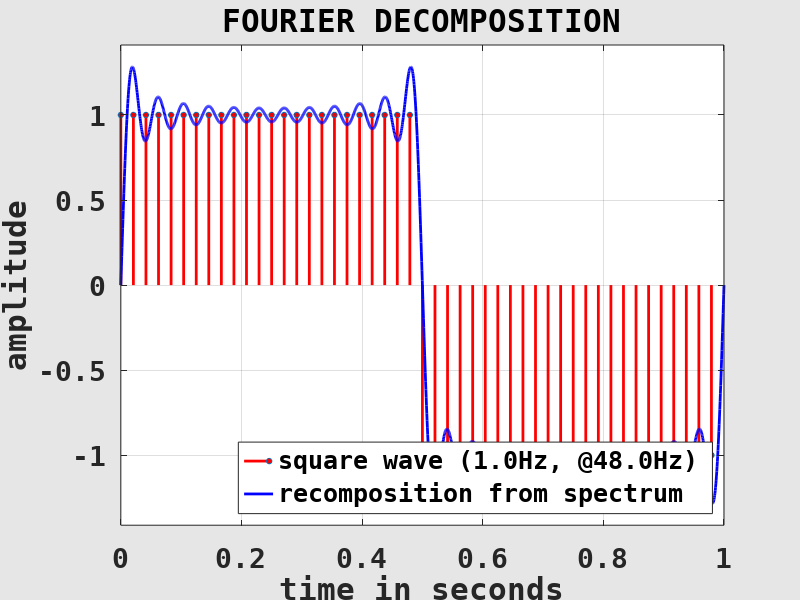
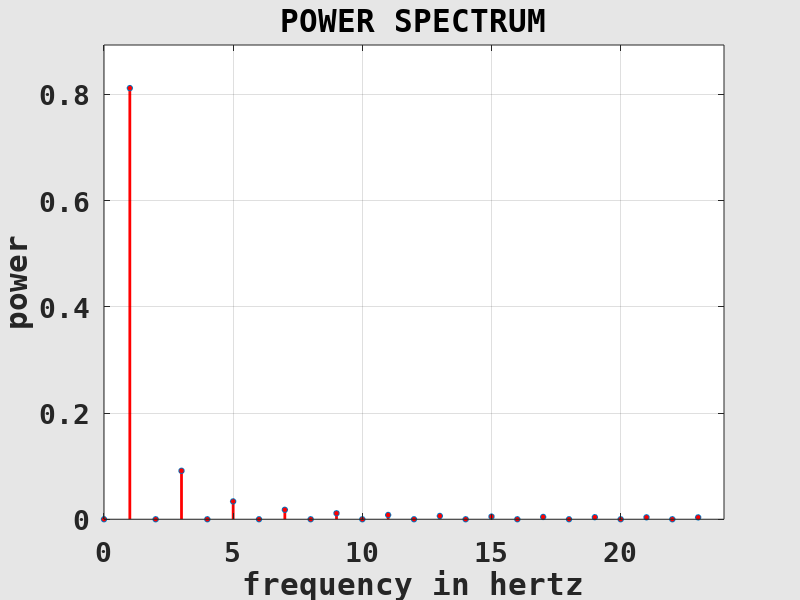

Here is the MATLAB script that generated these plots, in order:
clearvars( '-except', '-regexp', '^fig\d*$' );

	% -----------------------------------------------------------------------
	% a discrete test signal (square wave with frequency f and length L)
	% -----------------------------------------------------------------------
f = 1;
L = 1; % length in seconds, EXERCISE!

fS = 48; % sampling rate, EXERCISE!
N = floor( L * fS );

ti = (0:N-1) / fS; % quantized time values
xi = 2*(2*floor( f * ti ) - floor( 2*f * ti ) + 1) - 1; % quantized square wave

	% -----------------------------------------------------------------------
	% Fourier transform the test signal
	% -----------------------------------------------------------------------
fNy = fS / 2; % Nyquist frequency

Xk = fft( xi ) / N; % complex Fourier coefficients

fk = (0:N-1) / N * fS; % frequency values
fk(fk >= fNy) = fk(fk >= fNy) - fS; % imply negative frequencies

	% -----------------------------------------------------------------------
	% compute the power spectral density (aka power spectrum)
	% -----------------------------------------------------------------------
Pk = abs( Xk ) .^ 2;

Pk(fk < 0) = []; % remove negative frequency components
fk(fk < 0) = [];

Pk(2:end) = 2 * Pk(2:end); % rescale to match total power
Xk = [sqrt( Pk(1) ), 2 * sqrt( Pk(2:end) / 2 )];

	% -----------------------------------------------------------------------
	% re-composite signal from spectrum
	% THIS PART IS NOT IMPORTANT FOR FOLLOWING THE LECTURE!
	% -----------------------------------------------------------------------
dt = 1 / 2000; % temporal resolution
t = linspace( 0, L, L / dt );

xr = zeros( 1, numel( t ) );
for j = 1:numel( Xk )
	xr = xr + Xk(j) * sin( 2*pi*fk(j) * t );
end

	% -----------------------------------------------------------------------
	% plot Fourier decomposition
	% THIS PART IS NOT IMPORTANT FOR FOLLOWING THE LECTURE!
	% -----------------------------------------------------------------------
if exist( 'fig1', 'var' ) ~= 1 || ~ishandle( fig1 ) % prepare figure window
	fig1 = figure( ...
		'Color', [0.9, 0.9, 0.9], 'InvertHardcopy', 'off', ...
		'PaperPosition', [0, 0, 8, 6], ...
		'defaultAxesFontName', 'DejaVu Sans Mono', 'defaultAxesFontSize', 20, 'defaultAxesFontWeight', 'bold', ...
		'defaultAxesNextPlot', 'add', ...
		'defaultAxesBox', 'on', 'defaultAxesLayer', 'top', ...
		'defaultAxesXGrid', 'on', 'defaultAxesYGrid', 'on' );
end

figure( fig1 ); % set and clear current figure
clf( fig1 );

set( fig1, 'Name', 'FOURIER DECOMPOSITION' ); % set labels
title( get( fig1, 'Name' ) );

xlabel( 'time in seconds' );
ylabel( 'amplitude' );

xlim( [0, L] ); % set axes
ylim( [-1, 1] * max( abs( cat( 2, xi, xr ) ) ) * 1.1 );

stem( ti, xi, ... % plot discrete signal
	'Color', 'red', 'LineWidth', 2, 'MarkerSize', 4, 'MarkerFaceColor', 'red', ...
	'ShowBaseLine', 'off' );

plot( t, xr, ... % plot recomposed signal
	'Color', 'blue', 'LineWidth', 2 );

legend( {sprintf( 'square wave (%.1fHz, @%.1fHz)', f, fS ), 'recomposition from spectrum'}, ...
	'Location', 'southeast' );

	% -----------------------------------------------------------------------
	% plot power spectrum
	% THIS PART IS NOT IMPORTANT FOR FOLLOWING THE LECTURE!
	% -----------------------------------------------------------------------
if exist( 'fig2', 'var' ) ~= 1 || ~ishandle( fig2 ) % prepare figure window
	fig2 = figure( ...
		'Color', [0.9, 0.9, 0.9], 'InvertHardcopy', 'off', ...
		'PaperPosition', [0, 0, 8, 6], ...
		'defaultAxesFontName', 'DejaVu Sans Mono', 'defaultAxesFontSize', 20, 'defaultAxesFontWeight', 'bold', ...
		'defaultAxesNextPlot', 'add', ...
		'defaultAxesBox', 'on', 'defaultAxesLayer', 'top', ...
		'defaultAxesXGrid', 'on', 'defaultAxesYGrid', 'on' );
end

figure( fig2 ); % set and clear current figure
clf( fig2 );

set( fig2, 'Name', 'POWER SPECTRUM' ); % set labels
title( get( fig2, 'Name' ) );

xlabel( 'frequency in hertz' );
ylabel( 'power' );

xlim( [0, fNy] ); % set axes
ylim( [0, 1] * max( Pk ) * 1.1 );

stem( fk, Pk, ... % plot power spectrum
	'Color', 'red', 'LineWidth', 2, 'MarkerSize', 4, 'MarkerFaceColor', 'red', ...
	'ShowBaseLine', 'off' );

	% -----------------------------------------------------------------------
	% write plot images
	% THIS PART IS NOT IMPORTANT FOR FOLLOWING THE LECTURE!
	% -----------------------------------------------------------------------
print( fig1, 'fdomain_decomp', '-depsc2' );
print( fig2, 'fdomain_powspec', '-depsc2' );
